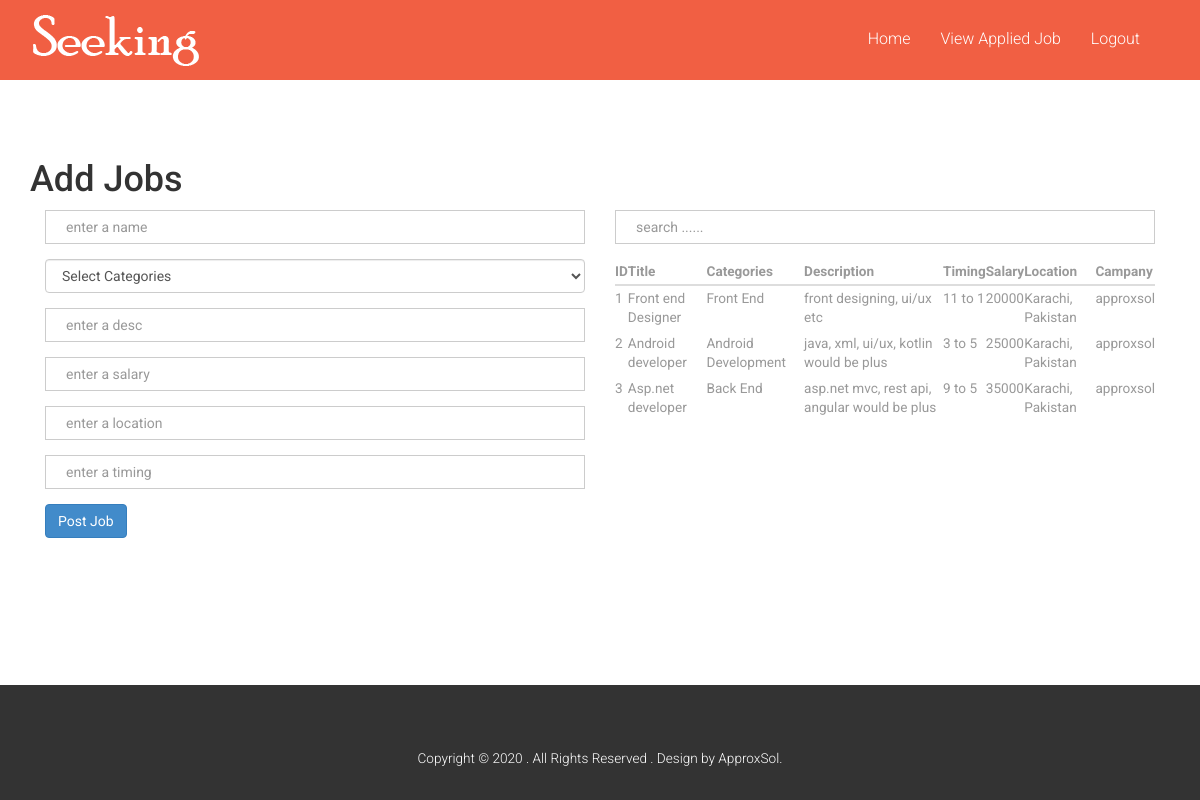
Screenshot of /uploadjob.php (signed in) with the database file from the repository.
### tables this page shows
CREATE TABLE `jobs` (
  `jobid` int(11) NOT NULL,
  `title` varchar(50) NOT NULL,
  `catid` int(11) NOT NULL,
  `description` varchar(50) NOT NULL,
  `salary` varchar(50) NOT NULL,
  `timing` varchar(50) NOT NULL,
  `location` varchar(50) NOT NULL,
  `empid` int(11) NOT NULL
);

CREATE TABLE `categories` (
  `catid` int(11) NOT NULL,
  `name` varchar(50) NOT NULL
);

CREATE TABLE `employer` (
  `empid` int(11) NOT NULL,
  `name` varchar(50) NOT NULL,
  `email` varchar(50) NOT NULL,
  `password` varchar(50) NOT NULL,
  `type` int(11) NOT NULL
);

### uploadjob.php (the view, shortened to what this page needs)
<!DOCTYPE html>
<html lang="en">
<head>
    <?php
    include('header_link.php');
    include('dbconnect.php');
    ?>
</head>
<body>
<?php
    include('header.php');
     $empid = $_SESSION['userid'];
    ?>
    <div class="container">
      <div class="single">
      <h1>Add Jobs</h1>
            <div class="col-md-6">
                 <form action="uploadjob.php" method="post">
                   <div class="form-group">
                   <input type="text" placeholder="enter a name" name="name" class="form-control">
                   </div>
                   <div class="form-group">
                   <select name="catid"  class="form-control">
                        <option value="">Select Categories</option>
                   </select>
                   </div>
                   <div class="form-group">
                   <input type="text" placeholder="enter a desc" name="desc" class="form-control">
                   </div>
                   <div class="form-group">
                   <input type="text" placeholder="enter a salary" name="salary" class="form-control">
                   </div>
                   <div class="form-group">
                   <input type="text" placeholder="enter a location" name="location" class="form-control">
                   </div>
                   <div class="form-group">
                   <input type="text" placeholder="enter a timing" name="timing" class="form-control">
                   </div>
                    <input type="submit"  name="postjob" value="Post Job" class="btn btn-primary">
                 </form>
            </div>
            <div class="col-md-6">
                 <div class="form-group">
                 <input type="text" id="myinput" placeholder="search ......" class="form-control">
                 </div>
                 <table class="table">
                      <thead>
                            <tr>
                                 <th>ID</th>
                                 <th>Title</th>
                                 <th>Categories</th>
                                 <th>Description</th>
                                 <th>Timing</th>
                                 <th>Salary</th>
                                 <th>Location</th>
                                 <th>Campany</th>
                            </tr>
                      </thead>
                      <tbody id="mytable">
                           <?php
                              $sql = "select jobs.*, employer.name, categories.name as 'categories'
                              from jobs
                              inner join employer on employer.empid = jobs.empid
                              inner join  categories on categories.catid = jobs.catid
                              where jobs.empid = '$empid';
                              ";
                              $rs = mysqli_query($con,$sql);
                              while($data = mysqli_fetch_array($rs)){
                           ?>
                                <tr>
                                      <td><?=$data['jobid']?></td>
                                      <td><?=$data['title']?></td>
                                      <td><?=$data['categories']?></td>
                                      <td><?=$data['description']?></td>
                                      <td><?=$data['timing']?></td>
                                      <td><?=$data['salary']?></td>
                                      <td><?=$data['location']?></td>
                                      <td><?=$data['name']?></td>
                                </tr>
                           <?php
                              }
                              ?>
                      </tbody>
                 </table>
            </div>
      </div>
</div>
<br><br>
 <?php include('footer.php'); ?>
</body>
</html>

### css/style.css (style rules this page uses)
h4, h5, h6, h1, h2, h3 { margin-top: 0; }
html, body { font-family: 'Roboto', sans-serif; font-size: 100%; background:#fff; }
.single { padding:5em 0; }
input.form-control { box-shadow: none; background-color:#fff; padding:0 20px; border-radius:0px; }
.table>tbody>tr>td, .table>tbody>tr>th, .table>tfoot>tr>td, .table>tfoot>tr>th, .table>thead>tr>td, .table>thead>tr>th { border-top: none; padding: 3px 0; }
.table > thead > tr > th, .table > tbody > tr > th, .table > tfoot > tr > th, .table > thead > tr > td, .table > tbody > tr > td, .table > tfoot > tr > td { font-size: 0.85em; color: #999; }

### rows the page displays
jobs: jobid "1", title "Front end Designer", catid.name "Front End", description "front designing, ui/ux etc", timing "11 to 1", salary "20000", location "Karachi, Pakistan", empid.name "approxsol"
jobs: jobid "2", title "Android developer", catid.name "Android Development", description "java, xml, ui/ux, kotlin would be plus", timing "3 to 5", salary "25000", location "Karachi, Pakistan", empid.name "approxsol"
jobs: jobid "3", title "Asp.net developer", catid.name "Back End", description "asp.net mvc, rest api, angular would be plus", timing "9 to 5", salary "35000", location "Karachi, Pakistan", empid.name "approxsol"
